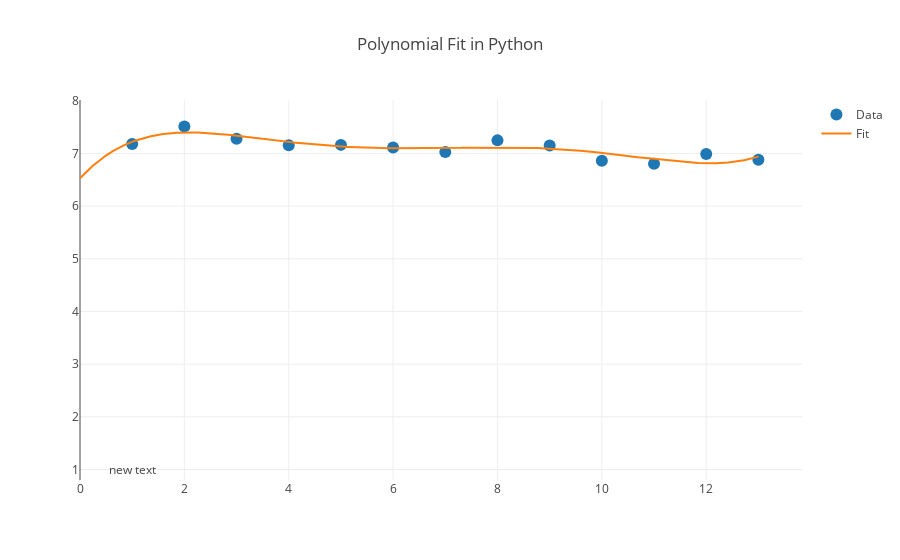

Notebook cell for this chart:
### Code cell
x = np.array(tuple(range(1,14)))
y = np.array(US_Data_LL)
z = np.polyfit(x, y, 5)
f = np.poly1d(z)
x_new = np.linspace(0, 13, 3270)
y_new = f(x_new)
print("The interpolated y-values are:\n", y_new)
print("Total:", len(y_new), "datapoints generated for this specific diagram.")
trace1 = go.Scatter(
    x=x,
    y=y,
    mode='markers',
    name='Data',
    marker=dict(
        size=12))
trace2 = go.Scatter(
    x=x_new,
    y=y_new,
    mode='lines',
    name='Fit')
annotation = go.Annotation(
    x=1,
    y=1,
    showarrow=False)
layout = go.Layout(title='Polynomial Fit in Python',
                   annotations=[annotation])
data = [trace1, trace2]
fig = go.Figure(data=data, layout=layout)
iplot(fig)

### Figure 1 — Plotly figure (JSON) as saved in the notebook; plotly's stock layout.template omitted (floating-point values rounded to 4 significant figures; data arrays with more than 128 entries replaced by an {"elided": "..."} marker saying what was removed)
{"data": [{"marker": {"size": 12}, "mode": "markers", "name": "Data", "type": "scatter", "uid": "8beeca05-bfef-4393-9055-d6592c65050c", "x": [1, 2, 3, 4, 5, 6, 7, 8, 9, 10, 11, 12, 13], "y": [7.182, 7.513, 7.28, 7.158, 7.164, 7.115, 7.026, 7.249, 7.151, 6.864, 6.804, 6.992, 6.883]}, {"mode": "lines", "name": "Fit", "type": "scatter", "uid": "2aae4816-821a-4623-849a-d1a4f87ca512", "x": {"elided": "3270 float values"}, "y": {"elided": "3270 float values"}}], "layout": {"annotations": [{"showarrow": false, "x": 1, "y": 1}], "title": {"text": "Polynomial Fit in Python"}}}
